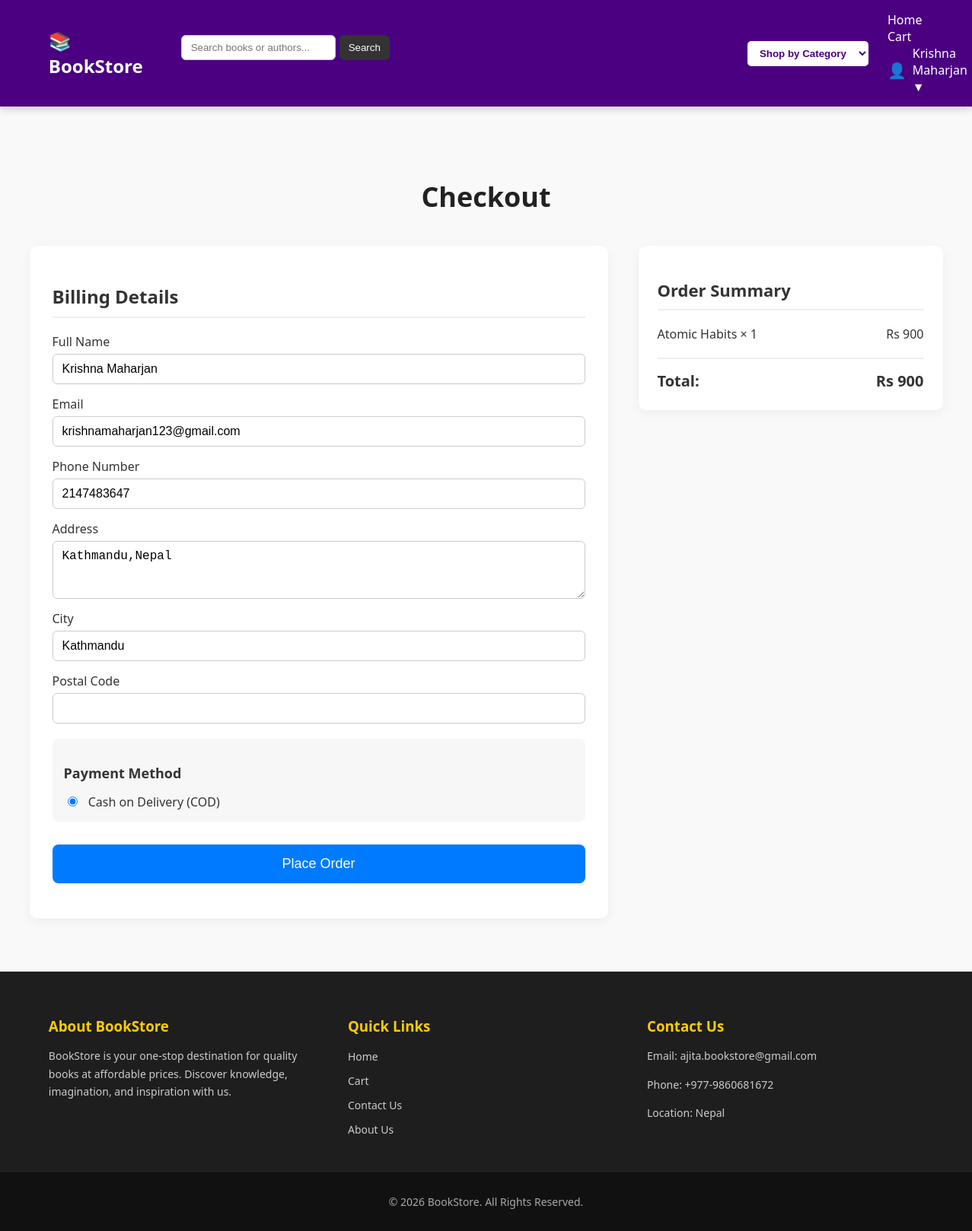
The app's page /pages/cart/checkout.php (signed in) with its own data.
### tables this page shows
CREATE TABLE `users` (
  `id` int(11) NOT NULL,
  `name` varchar(100) NOT NULL,
  `email` varchar(100) NOT NULL,
  `password` varchar(255) NOT NULL,
  `phone` bigint(20) NOT NULL,
  `address` varchar(255) NOT NULL,
  `city` varchar(255) NOT NULL,
  `role` enum('user','admin') DEFAULT 'user',
  `created_at` timestamp NOT NULL DEFAULT current_timestamp()
);

CREATE TABLE `cart` (
  `id` int(11) NOT NULL,
  `user_id` int(11) NOT NULL,
  `book_id` int(11) NOT NULL,
  `quantity` int(11) NOT NULL DEFAULT 1,
  `created_at` timestamp NOT NULL DEFAULT current_timestamp()
);

CREATE TABLE `books` (
  `id` int(11) NOT NULL,
  `title` varchar(100) NOT NULL,
  `author` varchar(100) NOT NULL,
  `price` decimal(10,2) NOT NULL,
  `description` text NOT NULL,
  `image` varchar(255) NOT NULL,
  `created_at` timestamp NOT NULL DEFAULT current_timestamp() ON UPDATE current_timestamp(),
  `stock` int(11) DEFAULT 1,
  `category_id` int(11) NOT NULL
);

### pages/cart/checkout.php (the view, shortened to what this page needs)
<?php
include("../../includes/header.php");
$user_id = $_SESSION['user_id'];
$cart_query = "SELECT c.book_id, c.quantity, b.title, b.price
               FROM cart c
               JOIN books b ON c.book_id = b.id
               WHERE c.user_id = $user_id";
$cart_result = mysqli_query($conn, $cart_query);
$cart = [];
while ($row = mysqli_fetch_assoc($cart_result)) {
    $cart[$row['book_id']] = [
        'title' => $row['title'],
        'price' => $row['price'],
        'quantity' => $row['quantity']
    ];
}
$user_query = "SELECT * FROM users WHERE id = $user_id";
$user_result = mysqli_query($conn, $user_query);
if ($user_result && mysqli_num_rows($user_result) == 1) {
    $user = mysqli_fetch_assoc($user_result);
}
?>
<!DOCTYPE html>
<html lang="en">
<head>
    <link rel="stylesheet" href="/ECOMMERCE/assets/css/cart/checkout.css">
</head>
<body>
<div class="checkout-container">
    <h1 class="checkout-title">Checkout</h1>
    <div class="checkout-layout">
        <div class="checkout-form">
            <h2>Billing Details</h2>
            <form action="../order/place_order.php" method="POST">
                <label>Full Name</label>
                <input type="text" name="fullname" required value="<?php echo htmlspecialchars($user['name']); ?>">
                <label>Email</label>
                <input type="email" name="email" required value="<?php echo htmlspecialchars($user['email']); ?>">
                <label>Phone Number</label>
                <input type="text" name="phone" required value="<?php echo htmlspecialchars($user['phone']); ?>">
                <label>Address</label>
                <textarea name="address" rows="3" required><?php echo htmlspecialchars($user['address']); ?></textarea>
                <label>City</label>
                <input type="text" name="city" required value="<?php echo htmlspecialchars($user['city']); ?>">
                <label>Postal Code</label>
                <input type="text" name="pincode" >
                <div class="payment-box">
                    <h3>Payment Method</h3>
                    <label class="radio-option">
                        <input type="radio" name="payment" value="COD" checked>
                        Cash on Delivery (COD)
                    </label>
                </div>
                <button type="submit" class="btn-place-order">Place Order</button>
            </form>
        </div>
        <div class="checkout-summary">
            <h2>Order Summary</h2>
            <div class="summary-items">
                <?php
                $total = 0;
                foreach ($cart as $book_id => $item) {
                    $subtotal = $item['price'] * $item['quantity'];
                    $total += $subtotal;
                    echo "
                    <div class='summary-item'>
                        <span>{$item['title']} × {$item['quantity']}</span>
                        <span>Rs $subtotal</span>
                    </div>
                    ";
                }
                ?>
            </div>
            <div class="summary-total">
                <strong>Total:</strong>
                <strong>Rs <?php echo $total; ?></strong>
            </div>
        </div>
    </div>
</div>
</body>
</html>
<?php include("../../includes/footer.php"); ?>

### assets/css/cart/checkout.css (style rules this page uses)
body { font-family: 'Segoe UI', Tahoma, Geneva, Verdana, sans-serif; background-color: #f9f9f9; margin: 0; padding: 0; color: #333; }
.checkout-container { max-width: 1200px; margin: 50px auto; padding: 20px; }
.checkout-title { text-align: center; font-size: 36px; margin-bottom: 40px; color: #222; }
.checkout-layout { display: flex; gap: 40px; flex-wrap: wrap; }
.checkout-form { flex: 2; background-color: #fff; padding: 30px; border-radius: 10px; box-shadow: 0 4px 15px rgba(0, 0, 0, 0.05); }
.checkout-form h2 { margin-bottom: 20px; font-size: 24px; border-bottom: 2px solid #eee; padding-bottom: 10px; }
.checkout-form label { display: block; margin-top: 15px; font-weight: 500; }
.checkout-form input[type="text"], .checkout-form input[type="email"], .checkout-form textarea { width: 100%; padding: 10px 12px; margin-top: 5px; border: 1px solid #ccc; border-radius: 6px; font-size: 16px; transition: border 0.3s; }
.checkout-form textarea { resize: vertical; }
.payment-box { margin-top: 20px; padding: 15px; background-color: #f7f7f7; border-radius: 8px; }
.payment-box h3 { margin-bottom: 10px; font-size: 18px; }
.radio-option { display: block; margin-top: 10px; font-size: 16px; cursor: pointer; }
.radio-option input { margin-right: 10px; }
.btn-place-order { margin-top: 30px; width: 100%; padding: 15px; background-color: #007bff; color: #fff; border: none; font-size: 18px; border-radius: 8px; cursor: pointer; transition: background 0.3s; }
.checkout-summary { flex: 1; background-color: #fff; padding: 25px; border-radius: 10px; box-shadow: 0 4px 15px rgba(0, 0, 0, 0.05); min-width: 300px; height: fit-content; }
.checkout-summary h2 { font-size: 22px; margin-bottom: 20px; border-bottom: 2px solid #eee; padding-bottom: 10px; }
.summary-items { margin-bottom: 20px; }
.summary-item { display: flex; justify-content: space-between; margin-bottom: 12px; font-size: 16px; }
.summary-total { display: flex; justify-content: space-between; font-size: 20px; font-weight: bold; border-top: 2px solid #eee; padding-top: 15px; }

### records on screen
users: fullname "Krishna Maharjan", email "krishnamaharjan123@gmail.com", phone "2147483647", address "Kathmandu,Nepal", city "Kathmandu"
cart: book.title "Atomic Habits", quantity "1", subtotal "900"

### other values on screen
$_SESSION['name'] "Krishna Maharjan"
$total "900"
